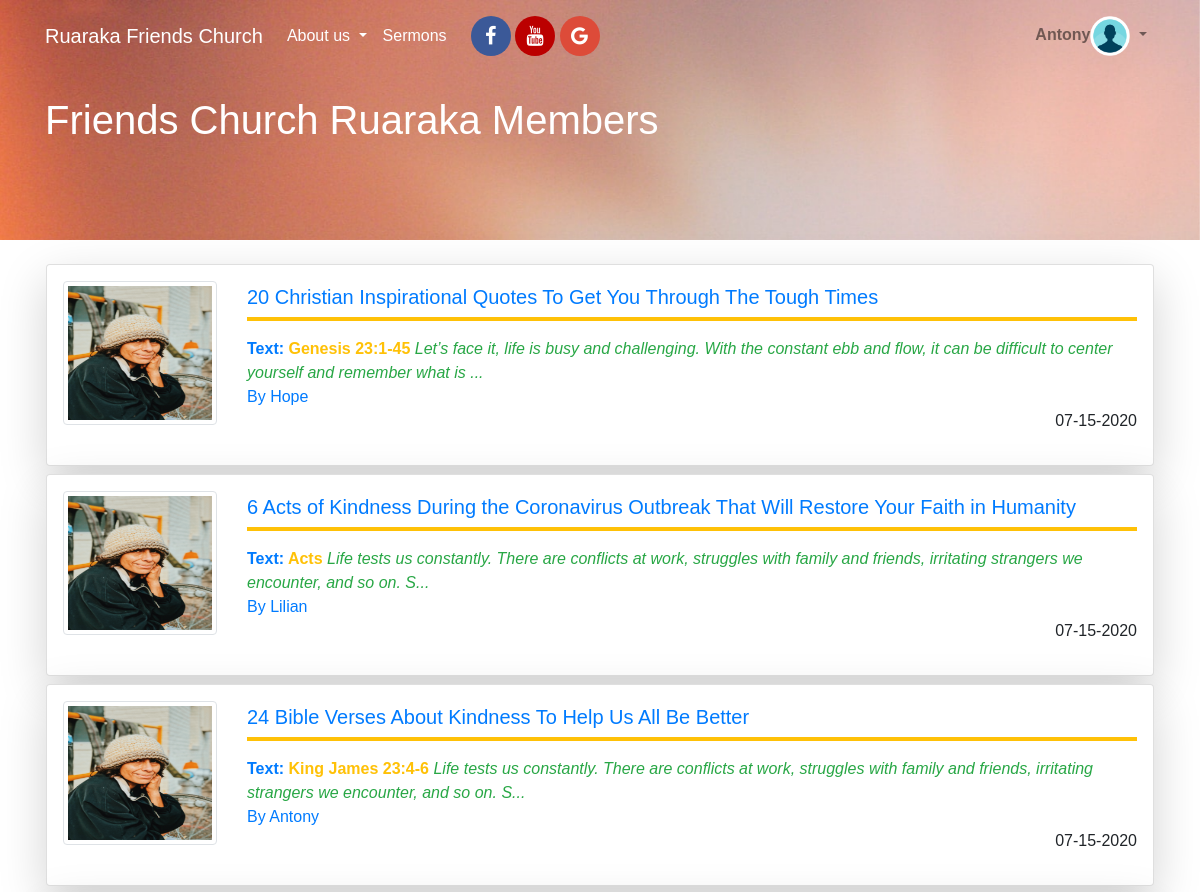
Before: /sermons (signed in, upper part) with the older database file.
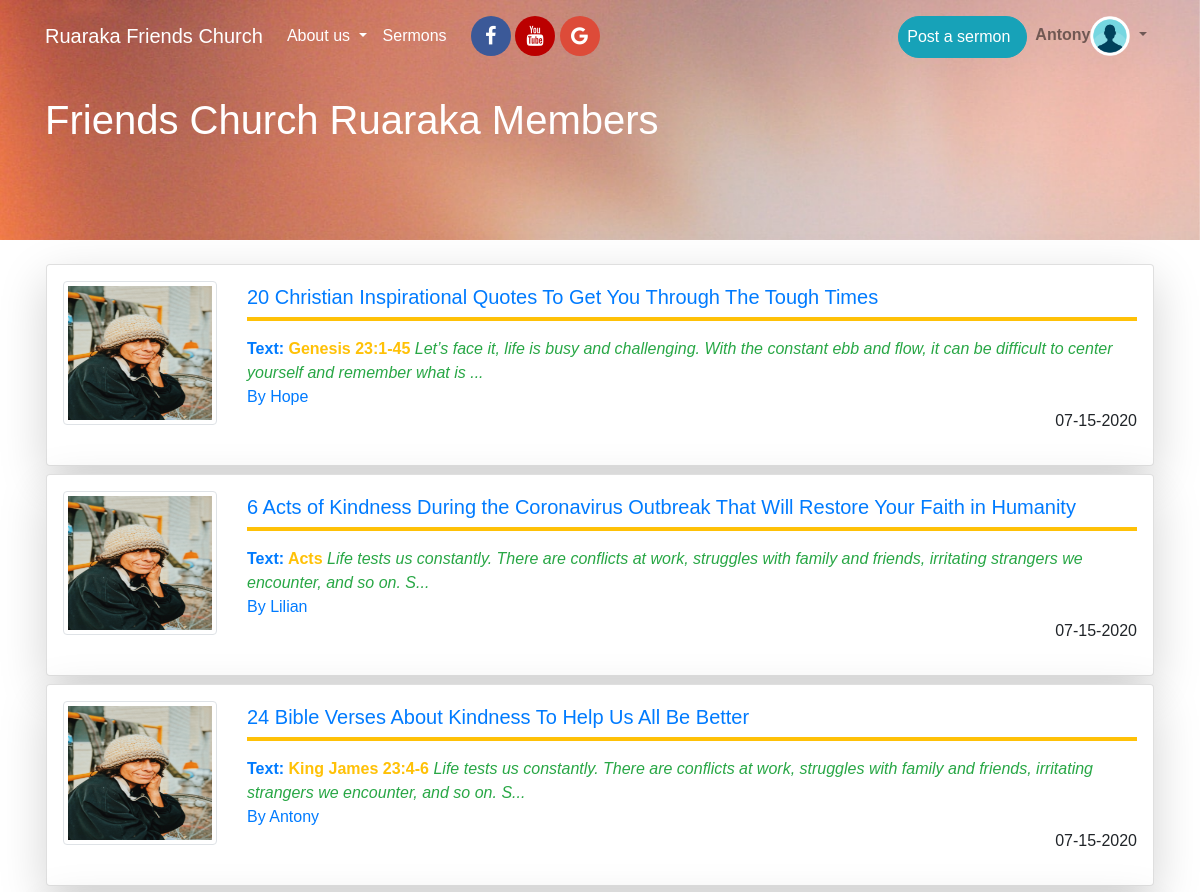
After: the same page with the newer database file.
### app/routes.py (the view)
@app.route('/sermons')
def sermons():
	page = request.args.get('page',1, type=int)
	sermons = Sermon.query.order_by(Sermon.created_at.desc()).paginate(page,app.config['POSTS_PER_PAGE'],False)
	next_url = url_for('sermons', page=sermons.next_num) if sermons.has_next else None
	prev_url = url_for('sermons', page=sermons.prev_num) if sermons.has_prev else None
	return render_template('sermons.html', title='Sermons | Friends Church Ruaraka', sermons=sermons.items, next_url=next_url,prev_url=prev_url )

### app/models.py (called while the page is built)
@login.user_loader
def load_user(id):
	return User.query.get(int(id))

### app/templates/sermons.html (shortened to what this page needs)
{% extends 'base.html' %}
{% block content  %}
<section id="section_users">
	<div id="section-users-top">
		<div class="pt-5 container">
			<h1 class="mt-5">Friends Church Ruaraka Members</h1>
		</div>
	</div>
	<div class="container p-3 mb-5">
		<div class="pt-2 mb-1">
			{% if sermons %}
      	{% for sermon in sermons %}
				<div class="row">
						<div class="col-md-12">
					      <div class="card shadow-lg p-3 mb-2 bg-white rounded">
                    <div class="row">
                      <div class="col-md-2">
                        <a href="{{url_for('sermon_details', sermon_id=sermon.id)}}">
                          <img src="{{url_for('static', filename='imgs/profile_img.jpg')}}" style="height: 9rem;width:10rem"class="img-thumbnail">
                        </a>
                      </div>
                      <div class="col-md-10">
                          <a href="{{url_for('sermon_details', sermon_id=sermon.id)}}" style="text-decoration:none;">
                            <h5 class="mt-1">{{sermon.title}}</h4>
                            <hr class="mt-1 text-warning" style="border:2px solid">
                            <strong>Text: <span class="text text-warning">{{sermon.text}}</span> </strong> <em class="text text-success">{{sermon.body|truncate(140,True)}}</em>
                          </a>
    											<br>
                          <span class="text-info pt-2"><a href="{{url_for('profile', username=sermon.author.username)}}">By {{sermon.author.username}}</a> </span>
    											<p class="text-right">{{ sermon.created_at.strftime('%m-%d-%Y') }}</p>
                      </div>
                    </div>
                </div>
						</div>
				</div>
        {% endfor %}
			{% endif %}
		</div>
</div>
</section>
{% endblock content  %}

### app/templates/_navbar.html (shortened to what this page needs)
<nav class="navbar navbar-expand-lg navbar-light fixed-top" id="menu-area">
  <div class="container">
    <a class="navbar-brand  text-white" href="{{url_for('index')}}">Ruaraka Friends Church</a>
    <div class="collapse navbar-collapse  text-white" id="navbarNav">
      <ul class="navbar-nav ">
        <li class="nav-item dropdown">
          <a class="nav-link dropdown-toggle  text-white"  href="" id="navbarDropdown" role="button" data-toggle="dropdown" aria-haspopup="true" aria-expanded="false">
            About us
          </a>
        </li>
        <li class="nav-item mr-0 ">
          <a class="nav-link mr-0 text-white" href="#/section-sermons">Sermons</a>
        </li>
         <div id="social_media_links" class="text-center ml-3">
          <a href="#" class="fa fa-facebook"></a>
          <a href="#" class="fa fa-youtube"></a>
          <a href="#" class="fa fa-google"></a>
        </div>
      </ul>
      <ul class="navbar-nav ml-auto">
        {% if current_user.is_anonymous %}
        <li class="nav-item">
          <a class="nav-link btn btn-info btn_custom mr-1" href="{{url_for('signup')}}" style="color:white;padding-left:20px; padding-right: 20px">Join us</a>
        </li>
        <li class="nav-item">
            <a class="nav-link btn btn-warning btn_custom" href="{{url_for('login')}}" id="login_link" style="color:white;padding-left:20px; padding-right: 20px">Login</a>
        </li>
        {% else %}
        {% if current_user.role == 'Pastor' %}
        <li class="nav-item">
          <a class="nav-link btn btn-info btn_custom text-white mt-2 pr-3" href="{{url_for('sermon')}}" >Post a sermon</a>
        </li>
        {% endif %}
        <li class="nav-item dropdown">
          <a class="nav-link dropdown-toggle" href="{{url_for('profile',username=current_user.username)}}" id="navbarDropdown" role="button" data-toggle="dropdown" aria-haspopup="true" aria-expanded="false">
            <span><strong id="username-font">{{current_user.username}}</strong></span><img src="{{url_for('static', filename='imgs/profile_pic.png')}}" class="img-rounded" style="height: 40px; width:40px">
          </a>
        </li>
        {% endif %}
      </ul>
    </div>
  </div>
</nav>

Changed rows visible on the page:
changed User "Antony": role "Praiser" → "Pastor" (drawn)
Other visible differences:
text now shown: "Post a sermon"
